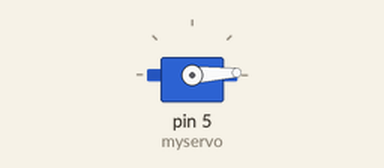
The sketch below on a simulated Arduino Uno, built with avr-gcc and run on an emulated ATmega328P. Shown: servo.

Above: at 0.05 s.
At 1.3 s:
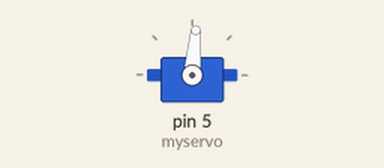
At 2.6 s:
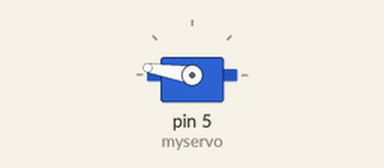
At 5.2 s:
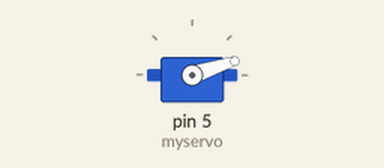
Timing chart, 0 to 7.1 s (numbered marks = the images above):
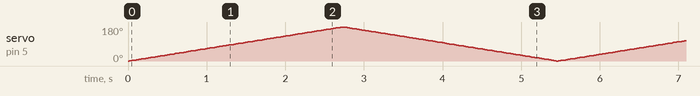

The sketch:

original_sweep.ino
```cpp
// Original ELEGOO sweep sketch supplied by the team. Preserved for restoration.
// Uploading this sketch starts automatic movement immediately.
#include <Servo.h>
Servo myservo;
int pos = 0;
void setup() {
  Serial.begin(9600);
  myservo.attach(5);
}
void loop() {
  for (pos = 0; pos <= 180; pos += 1) {
    myservo.write(pos);
    delay(15);
  }
  for (pos = 180; pos >= 0; pos -= 1) {
    myservo.write(pos);
    delay(15);
  }
}
```
